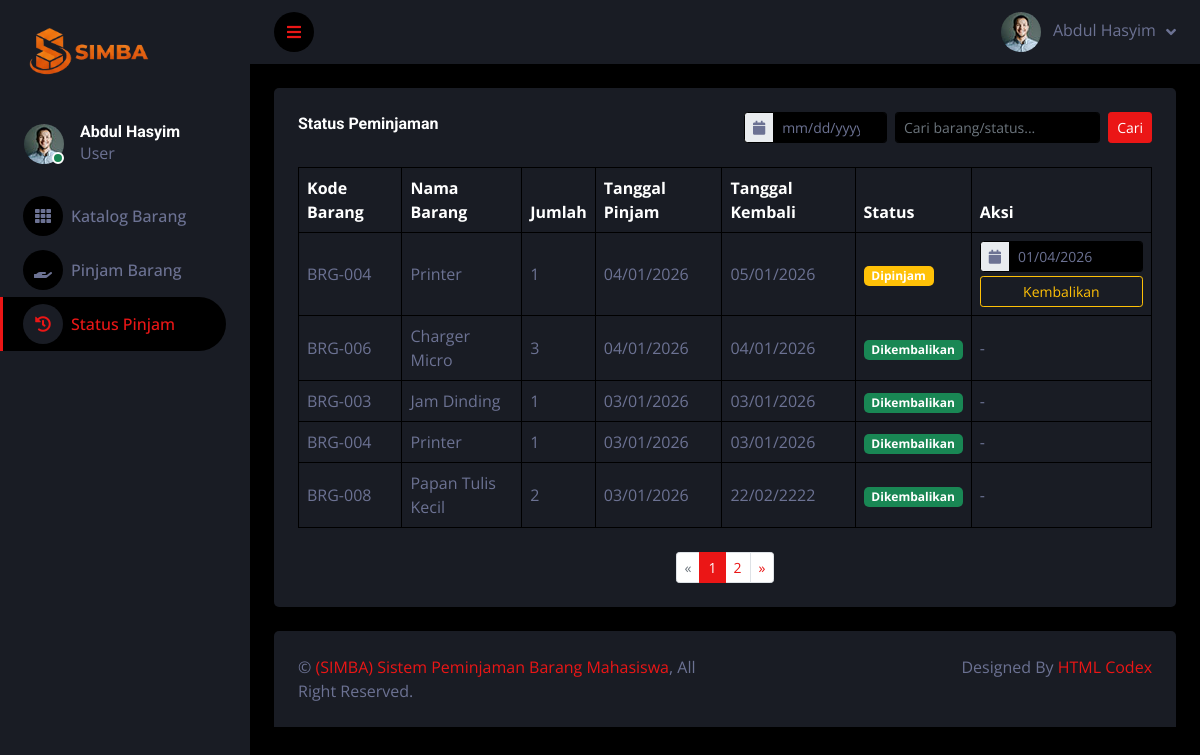
/userstatus.php (signed in), run on the app's committed database.
### tables this page shows
CREATE TABLE `peminjaman` (
  `id_pinjam` int(11) NOT NULL,
  `id_user` int(11) NOT NULL,
  `id_barang` int(11) NOT NULL,
  `jumlah` int(11) NOT NULL,
  `tgl_pinjam` date NOT NULL,
  `tgl_kembali` date NOT NULL,
  `status` enum('dipinjam','dikembalikan') DEFAULT 'dipinjam',
  `created_at` timestamp NOT NULL DEFAULT current_timestamp()
);

CREATE TABLE `barang` (
  `id_barang` int(11) NOT NULL,
  `kode_barang` varchar(20) NOT NULL,
  `nama_barang` varchar(100) NOT NULL,
  `stok` int(11) NOT NULL DEFAULT 0,
  `deskripsi` text DEFAULT NULL,
  `created_at` timestamp NOT NULL DEFAULT current_timestamp()
);

### functions/funcpeminjaman.php (called while the page is built, shortened)
<?php
require_once __DIR__ . '/funcbarang.php';
function getPeminjamanByUser($id_user, $keyword = '', $limit = null, $offset = 0, $date = '') {
    global $koneksi;
    $id_user = (int) $id_user;
    $where = "WHERE p.id_user = $id_user";
    $query = "SELECT p.*, b.kode_barang, b.nama_barang
              FROM peminjaman p
              JOIN barang b ON p.id_barang = b.id_barang
              $where
              ORDER BY p.created_at DESC";
    if ($limit !== null) {
        $limit = (int)$limit;
        $offset = (int)$offset;
        $query .= " LIMIT $limit OFFSET $offset";
    }
    $result = mysqli_query($koneksi, $query);
    $data = [];
    if ($result) {
        while ($row = mysqli_fetch_assoc($result)) {
            $data[] = $row;
        }
    }
    return $data;
}
function countPeminjamanByUser($id_user, $keyword = '', $date = '') {
    global $koneksi;
    $id_user = (int)$id_user;
    $where = "WHERE p.id_user = $id_user";
    $query = "SELECT COUNT(*) as total
              FROM peminjaman p
              JOIN barang b ON p.id_barang = b.id_barang
              $where";
    $result = mysqli_query($koneksi, $query);
    if ($result) {
        $row = mysqli_fetch_assoc($result);
        return (int)($row['total'] ?? 0);
    }
    return 0;
}
?>

### userstatus.php (the view, shortened to what this page needs)
<?php
require_once 'functions/functions.php';
require_once 'functions/funcpeminjaman.php';
require_once 'header_user.php';
$keyword = $_GET['search'] ?? '';
$search_date = $_GET['search_date'] ?? '';
$limit = 5;
$page = (int)($_GET['page'] ?? 1);
$offset = ($page - 1) * $limit;
$id_user = $_SESSION['user_id'] ?? 0;
$total_data = countPeminjamanByUser($id_user, $keyword, $search_date);
$total_pages = ceil($total_data / $limit);
$daftar_peminjaman = getPeminjamanByUser($id_user, $keyword, $limit, $offset, $search_date);
?>
<div class="container-fluid pt-4 px-4">
    <div class="row g-4">
        <div class="col-12">
            <div class="bg-secondary rounded h-100 p-4">
                <div class="d-flex align-items-center justify-content-between mb-4 flex-wrap">
                    <h6 class="mb-0 mb-2">Status Peminjaman</h6>
                    <form method="GET" class="d-flex align-items-center">
                        <div class="input-group input-group-sm me-2" style="width: auto;">
                            <span class="input-group-text"><i class="fa fa-calendar"></i></span>
                            <input type="date" name="search_date" class="form-control form-control-sm" placeholder="Pilih tanggal" value="<?= htmlspecialchars($_GET['search_date'] ?? '') ?>">
                        </div>
                        <input type="text" name="search" class="form-control form-control-sm me-2" placeholder="Cari barang/status..." value="<?= htmlspecialchars($keyword) ?>">
                        <button type="submit" class="btn btn-sm btn-primary">Cari</button>
                    </form>
                </div>
                <div class="table-responsive">
                    <table class="table text-start align-middle table-bordered table-hover mb-0">
                        <thead>
                            <tr class="text-white">
                                <th scope="col">Kode Barang</th>
                                <th scope="col">Nama Barang</th>
                                <th scope="col">Jumlah</th>
                                <th scope="col">Tanggal Pinjam</th>
                                <th scope="col">Tanggal Kembali</th>
                                <th scope="col">Status</th>
                                <th scope="col">Aksi</th>
                            </tr>
                        </thead>
                        <tbody>
                            <?php if (count($daftar_peminjaman) > 0): ?>
                                <?php foreach ($daftar_peminjaman as $pinjam): ?>
                                    <tr>
                                        <td><?= htmlspecialchars($pinjam['kode_barang']) ?></td>
                                        <td><?= htmlspecialchars($pinjam['nama_barang']) ?></td>
                                        <td><?= $pinjam['jumlah'] ?></td>
                                        <td><?= date('d/m/Y', strtotime($pinjam['tgl_pinjam'])) ?></td>
                                        <td><?= date('d/m/Y', strtotime($pinjam['tgl_kembali'])) ?></td>
                                        <td>
                                            <?php
                                            $status_class = 'warning';
                                            if ($pinjam['status'] == 'dipinjam') $status_class = 'warning';
                                            elseif ($pinjam['status'] == 'dikembalikan') $status_class = 'success';
                                            elseif ($pinjam['status'] == 'rejected') $status_class = 'danger';
                                            ?>
                                            <span class="badge bg-<?= $status_class ?>">
                                                <?= ucfirst($pinjam['status']) ?>
                                            </span>
                                        </td>
                                        <td>
                                            <?php if ($pinjam['status'] == 'dipinjam'): ?>
                                                <form method="POST" action="" class="d-flex flex-column gap-1">
                                                    <div class="input-group input-group-sm">
                                                        <span class="input-group-text"><i class="fa fa-calendar"></i></span>
                                                        <input type="date" name="tgl_kembali" class="form-control form-control-sm" placeholder="Tanggal kembali" value="<?= date('Y-m-d') ?>" required>
                                                    </div>
                                                    <button type="submit" class="btn btn-sm btn-outline-warning"
                                                            onclick="return confirm('Apakah Anda yakin ingin mengembalikan barang ini?')">Kembalikan</button>
                                                </form>
                                            <?php else: ?>
                                                -
                                            <?php endif; ?>
                                        </td>
                                    </tr>
                                <?php endforeach; ?>
                            <?php else: ?>
                                <tr>
                                    <td colspan="7" class="text-center">Belum ada data peminjaman.</td>
                                </tr>
                            <?php endif; ?>
                        </tbody>
                    </table>
                </div>
                <?php if ($total_pages > 1): ?>
                <nav aria-label="Page navigation" class="mt-4">
                    <ul class="pagination pagination-sm justify-content-center mb-0">
                        <li class="page-item <?= $page <= 1 ? 'disabled' : '' ?>">
                            <a class="page-link" href="?page=<?= $page - 1 ?>&search=<?= urlencode($keyword) ?>&search_date=<?= urlencode($search_date) ?>" aria-label="Previous">
                                <span aria-hidden="true">&laquo;</span>
                            </a>
                        </li>
                        <?php for ($i = 1; $i <= $total_pages; $i++): ?>
                            <li class="page-item <?= $page == $i ? 'active' : '' ?>">
                                <a class="page-link" href="?page=<?= $i ?>&search=<?= urlencode($keyword) ?>&search_date=<?= urlencode($search_date) ?>"><?= $i ?></a>
                            </li>
                        <?php endfor; ?>
                        <li class="page-item <?= $page >= $total_pages ? 'disabled' : '' ?>">
                            <a class="page-link" href="?page=<?= $page + 1 ?>&search=<?= urlencode($keyword) ?>&search_date=<?= urlencode($search_date) ?>" aria-label="Next">
                                <span aria-hidden="true">&raquo;</span>
                            </a>
                        </li>
                    </ul>
                </nav>
                <?php endif; ?>
            </div>
        </div>
    </div>
</div>
<?php
require_once 'footer.php';
?>

### data on the page
peminjaman: id_barang.kode_barang "BRG-004", id_barang.nama_barang "Printer", jumlah "1", tgl_pinjam "04/01/2026", tgl_kembali "05/01/2026", status "Dipinjam"
peminjaman: id_barang.kode_barang "BRG-006", id_barang.nama_barang "Charger Micro", jumlah "3", tgl_pinjam "04/01/2026", tgl_kembali "04/01/2026", status "Dikembalikan"
peminjaman: id_barang.kode_barang "BRG-003", id_barang.nama_barang "Jam Dinding", jumlah "1", tgl_pinjam "03/01/2026", tgl_kembali "03/01/2026", status "Dikembalikan"
peminjaman: id_barang.kode_barang "BRG-004", id_barang.nama_barang "Printer", jumlah "1", tgl_pinjam "03/01/2026", tgl_kembali "03/01/2026", status "Dikembalikan"
peminjaman: id_barang.kode_barang "BRG-008", id_barang.nama_barang "Papan Tulis Kecil", jumlah "2", tgl_pinjam "03/01/2026", tgl_kembali "22/02/2222", status "Dikembalikan"

### other printed values
$_SESSION['user_nama'] "Abdul Hasyim"
